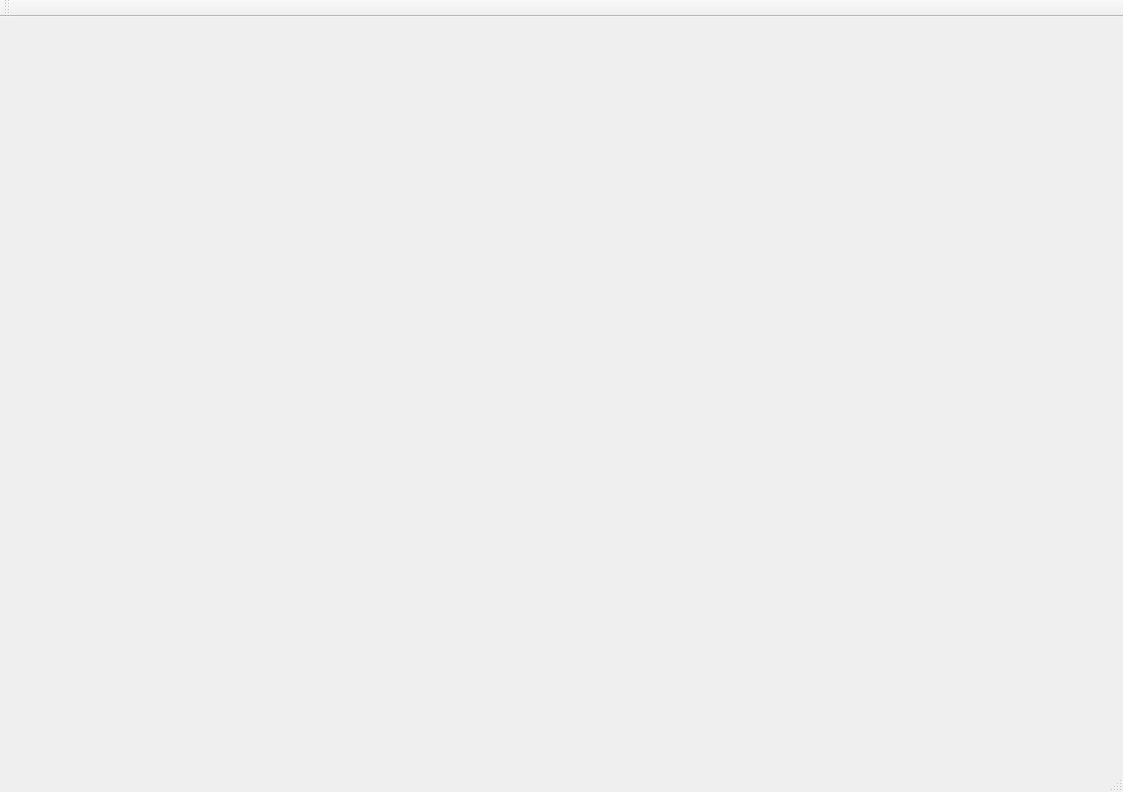
<?xml version="1.0" encoding="UTF-8"?>
<ui version="4.0">
 <class>VtkTestClass</class>
 <widget class="QMainWindow" name="VtkTestClass">
  <property name="geometry">
   <rect>
    <x>0</x>
    <y>0</y>
    <width>1123</width>
    <height>792</height>
   </rect>
  </property>
  <property name="windowTitle">
   <string>VtkTest</string>
  </property>
  <widget class="QWidget" name="centralWidget">
   <widget class="QVTKOpenGLNativeWidget" name="widget" native="true">
    <property name="geometry">
     <rect>
      <x>40</x>
      <y>30</y>
      <width>1041</width>
      <height>681</height>
     </rect>
    </property>
   </widget>
  </widget>
  <widget class="QMenuBar" name="menuBar">
   <property name="geometry">
    <rect>
     <x>0</x>
     <y>0</y>
     <width>1123</width>
     <height>26</height>
    </rect>
   </property>
  </widget>
  <widget class="QToolBar" name="mainToolBar">
   <attribute name="toolBarArea">
    <enum>TopToolBarArea</enum>
   </attribute>
   <attribute name="toolBarBreak">
    <bool>false</bool>
   </attribute>
  </widget>
  <widget class="QStatusBar" name="statusBar"/>
 </widget>
 <layoutdefault spacing="6" margin="11"/>
 <customwidgets>
  <customwidget>
   <class>QVTKOpenGLNativeWidget</class>
   <extends>QWidget</extends>
   <header location="global">qvtkopenglnativewidget.h</header>
   <container>1</container>
  </customwidget>
 </customwidgets>
 <resources>
  <include location="VtkTest.qrc"/>
 </resources>
 <connections/>
</ui>
